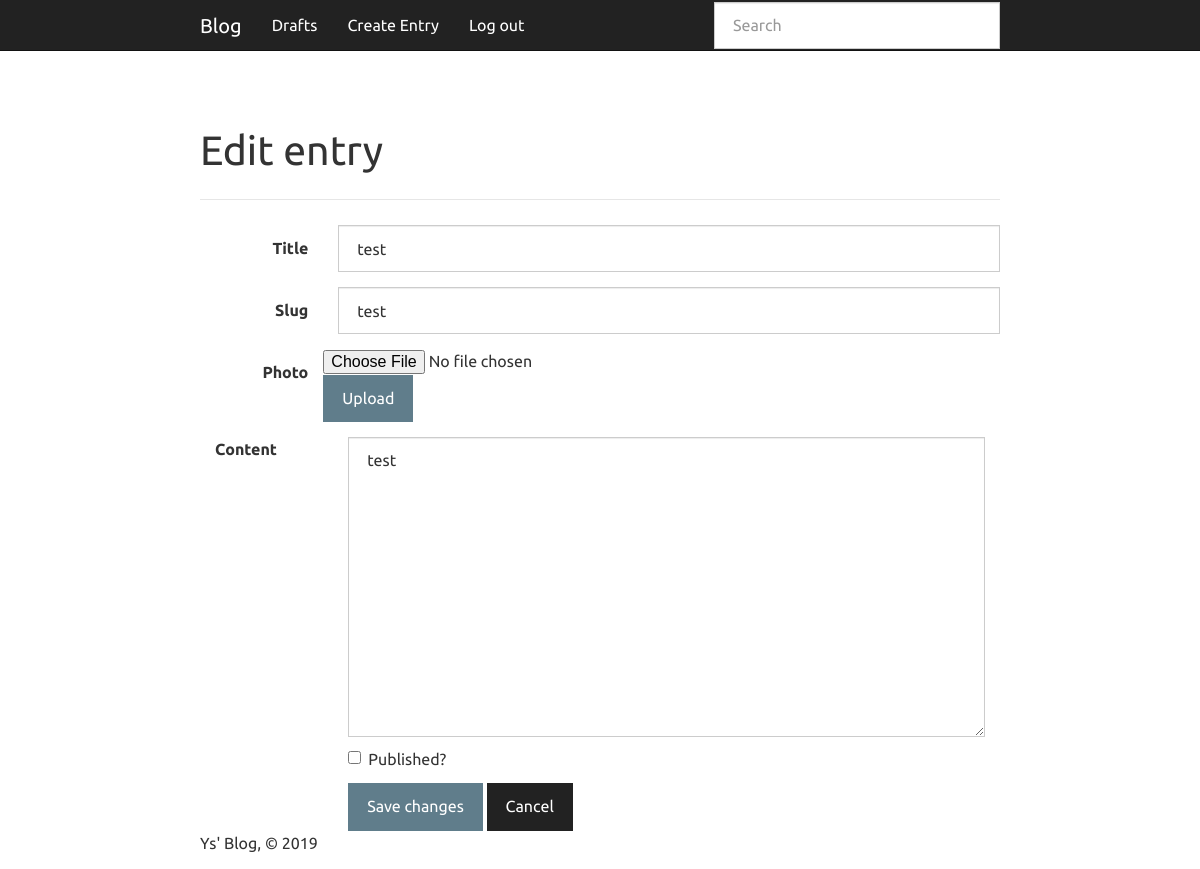
The page /test/edit/ (signed in) on the database its author committed.
### app.py (models this page shows, shortened)
class Entry(flask_db.Model):
    title = CharField()
    slug = CharField(unique=True)
    content = TextField()
    published = BooleanField(index=True)
    timestamp = DateTimeField(default=datetime.datetime.now, index=True)

### app.py (the view)
@app.route('/<slug>/edit/', methods=['GET', 'POST'])
@login_required
def edit(slug):
    entry = get_object_or_404(Entry, Entry.slug == slug)
    return _create_or_edit(entry, 'edit.html')

### app.py (called while the page is built, shortened)
def login_required(fn):
    @functools.wraps(fn)
    def inner(*args, **kwargs):
        if session.get('logged_in'):
            return fn(*args, **kwargs)
        return redirect(url_for('login', next=request.path))
    return inner

def _create_or_edit(entry, template):
    return render_template(template, entry=entry)

### templates/edit.html (shortened to what this page needs)
{% extends "create.html" %}
{% block content_title %}Edit entry{% endblock %}
{% block form_action %}{{ url_for('edit', slug=entry.slug) }}{% endblock %}
{% block save_button %}Save changes{% endblock %}

### templates/create.html (shortened to what this page needs)
{% extends "base.html" %}
{% block content %}
  <form action="{% block form_action %}{{ url_for('create') }}{% endblock %}" class="form-horizontal" method="post">
    <div class="form-group">
      <label for="title" class="col-sm-2 control-label">Title</label>
      <div class="col-sm-10">
        <input class="form-control" id="title" name="title" type="text" value="{{ entry.title }}">
      </div>
    </div>
    <div class="form-group">
      <label for="slug" class="col-sm-2 control-label">Slug</label>
      <div class="col-sm-10">
        <input class="form-control" id="slug" name="slug" type="text" value="{{ entry.slug }}">
      </div>
    </div>
    <div class="form-group">
      <label for="Photo" class="col-sm-2 control-label">Photo</label>
      <form method="post" action='/up_photo' enctype="multipart/form-data">
        <input type="file" size="30" name="Photo"/>
        <button class="btn btn-primary" type="submit">{% block upload_button %}Upload{% endblock %}</button>
      </form>
    </div>
    <div class="form-group">
      <label for="Content" class="col-sm-2 control-label">Content</label>
      <div class="col-sm-10">
        <textarea class="form-control" id="content" name="content" style="height: 300px;">{{ entry.content }}</textarea>
      </div>
    </div>
    <div class="form-group">
      <div class="col-sm-offset-2 col-sm-10">
        <div class="checkbox">
          <label>
            <input name="published" type="checkbox" value="y"{% if entry.published %} checked="checked"{% endif %}> Published?
          </label>
        </div>
      </div>
    </div>
    <div class="form-group" action='/create',method='post'>
      <div class="col-sm-offset-2 col-sm-10">
        <button class="btn btn-primary" type="submit">{% block save_button %}Create{% endblock %}</button>
        <a class="btn btn-default" href="{{ url_for('index') }}">Cancel</a>
      </div>
    </div>
  </form>
{% endblock %}

### rows shown on the page
Entry: title "test", slug "test", content "test"
